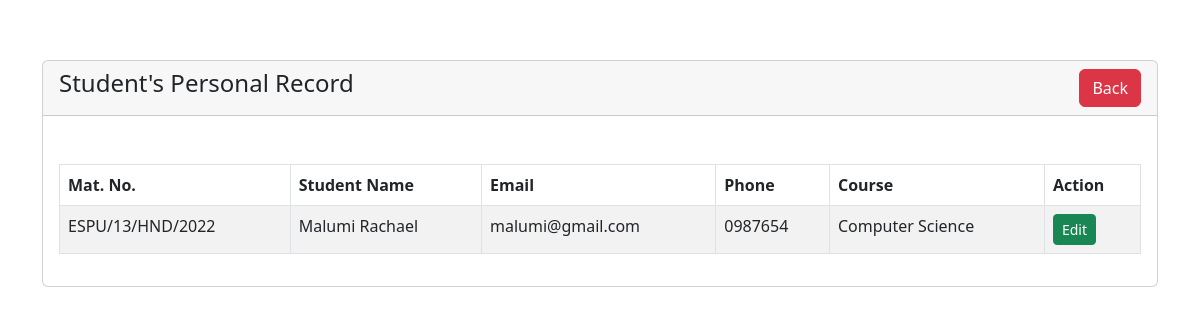
/student-view.php?id=9, run on the app's committed database.
### tables this page shows
CREATE TABLE `students` (
  `id` int(11) NOT NULL,
  `matno` varchar(255) NOT NULL,
  `name` varchar(255) NOT NULL,
  `email` varchar(255) NOT NULL,
  `phone` varchar(255) NOT NULL,
  `course` varchar(255) NOT NULL
);

### student-view.php (the view, shortened to what this page needs)
<?php
require('dbh.php');
?>
<!DOCTYPE html>
<html lang="en">
<head>
  <link rel="stylesheet" type="text/css" href="css/bootstrap.min.css">
    <link rel="stylesheet" type="text/css" href="css/style.css">
</head>
<body>
<div class="container">
    <div class="row">
        <div class="col-md-12">
            <div class="card">
            <div class="card-header">
                <h4>Student's Personal Record
                    <a href="index.php" class="btn btn-danger float-end">Back</a>
</h4>
            </div>
            <div class="card-body">
            <?php
    if(isset($_GET['id'])){
$id = mysqli_real_escape_string($connection, $_GET['id']);
$sql = "SELECT * FROM students WHERE id='$id'";
$query = mysqli_query($connection, $sql);
$row = mysqli_num_rows($query);
if($row>0){
    $fetch = mysqli_fetch_array($query);
    ?>
</div>
                <div class="card-body">
<table class="table table-bordered table-striped">
    <thead>
        <tr>
            <th>Mat. No.</th>
            <th>Student Name</th>
            <th>Email</th>
            <th>Phone</th>
            <th>Course</th>
            <th>Action</th>
        </tr>
    </thead>
    <tbody>
<tr>
<td><?= $fetch['matno'] ?></td>
<td><?= $fetch['name'] ?></td>
<td><?= $fetch['email'] ?></td>
<td><?= $fetch['phone'] ?></td>
<td><?= $fetch['course'] ?></td>
<td>
    <a href="student-edit.php?id=<?= $fetch['id'] ?>" class="btn btn-success btn-sm">Edit</a>
</td>
</tr>
<?php
    }
}
else {
    echo "<h5> No Student Record Found </h5>";
}
?>
    </tbody>
</table>
                </div>
            </div>
        </div>
    </div>
</div>
</body>
</html>

### css/style.css (style rules this page uses)
body { padding-top: 5%; background-image: url("../img/voter.png"); background-repeat: no-repeat; background-size: cover; }

### data on the page
students: matno "ESPU/13/HND/2022", name "Malumi Rachael", email "malumi@gmail.com", phone "0987654", course "Computer Science"
